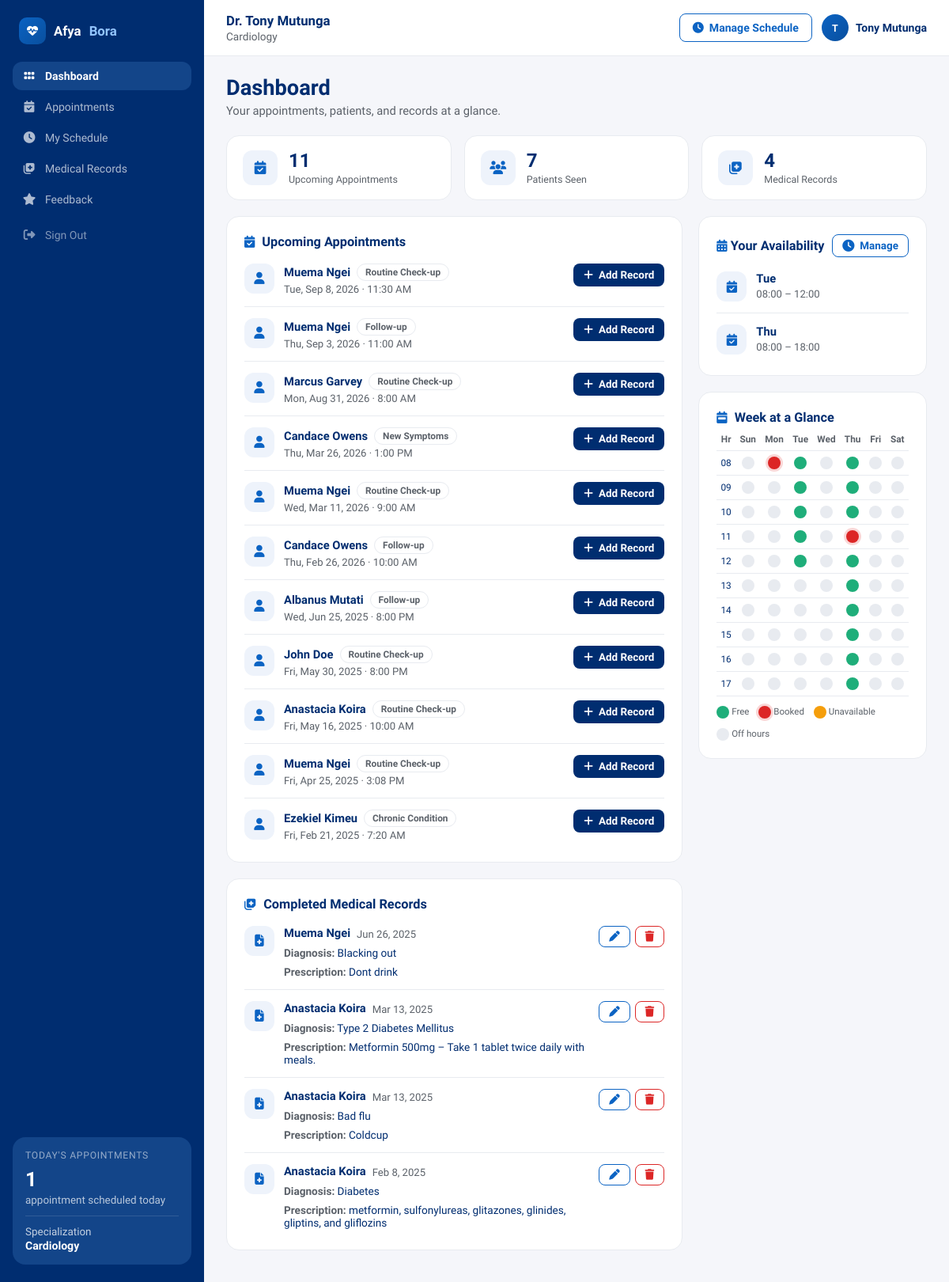
Screenshot of /doctors/dashboard.php (signed in) with the database file from the repository.
### tables this page shows
CREATE TABLE `users` (
  `user_id` int(11) NOT NULL,
  `full_name` varchar(100) NOT NULL,
  `email` varchar(100) NOT NULL,
  `password_hash` varchar(255) NOT NULL,
  `phone_number` varchar(15) DEFAULT NULL,
  `role` enum('admin','doctor','patient','receptionist') NOT NULL,
  `specialization` varchar(100) DEFAULT NULL,
  `created_at` timestamp NULL DEFAULT current_timestamp()
);

CREATE TABLE `appointments` (
  `appointment_id` int(11) NOT NULL,
  `patient_id` int(11) NOT NULL,
  `doctor_id` int(11) NOT NULL,
  `appointment_date` date NOT NULL,
  `appointment_time` time NOT NULL,
  `status` enum('scheduled','completed','canceled','no_show','rescheduled') NOT NULL DEFAULT 'scheduled',
  `payment_status` enum('pending','paid') DEFAULT 'pending',
  `payment_amount` decimal(10,2) DEFAULT 500.00,
  `payment_date` timestamp NULL DEFAULT NULL,
  `payment_method` varchar(50) DEFAULT NULL,
  `payment_reference` varchar(100) DEFAULT NULL,
  `created_at` timestamp NULL DEFAULT current_timestamp(),
  `updated_at` timestamp NULL DEFAULT NULL,
  `updated_by` int(11) DEFAULT NULL,
  `reason` enum('Routine Check-up','Follow-up','New Symptoms','Chronic Condition','Other') NOT NULL,
  `additional_notes` text DEFAULT NULL,
  `appointment_duration` int(11) NOT NULL DEFAULT 30 COMMENT 'minutes'
);

CREATE TABLE `medical_records` (
  `record_id` int(11) NOT NULL,
  `appointment_id` int(11) NOT NULL,
  `diagnosis` text DEFAULT NULL,
  `prescription` text DEFAULT NULL,
  `notes` text DEFAULT NULL,
  `created_at` timestamp NULL DEFAULT current_timestamp()
);

CREATE TABLE `doctor_schedules` (
  `schedule_id` int(11) NOT NULL,
  `doctor_id` int(11) NOT NULL,
  `day_of_week` tinyint(4) NOT NULL COMMENT '0=Sunday...6=Saturday',
  `start_time` time NOT NULL,
  `end_time` time NOT NULL
);

### doctors/dashboard.php (the view, shortened to what the rows shown need)
<?php
require_once "../config/db.php";
$user_id = $_SESSION["user_id"];
$doctor_name = $_SESSION["full_name"];
$spec_stmt = $conn->prepare("SELECT specialization FROM users WHERE user_id = ?");
$spec_stmt->bind_param("i", $user_id);
$spec_stmt->execute();
$doctor_specialization = $spec_stmt->get_result()->fetch_assoc()["specialization"] ?? null;
$schedules_summary = [];
$stmt = $conn->prepare("SELECT day_of_week, start_time, end_time FROM doctor_schedules WHERE doctor_id=?");
$stmt->bind_param("i", $user_id);
$stmt->execute();
$res = $stmt->get_result();
while ($r = $res->fetch_assoc()) {
    $schedules_summary[] = $r;
}
$week = [];
$start = new DateTime();
$start->modify('-' . $start->format('w') . ' days');
for ($i = 0; $i < 7; $i++) {
    $date = $start->format('Y-m-d');
    $week[$date] = ['dow' => (int)$start->format('w'), 'appointments' => [], 'unavail' => []];
    $start->modify('+1 day');
}
$dates = array_keys($week);
$first = $dates[0];
$last = end($dates);
$stmt = $conn->prepare("SELECT appointment_date, appointment_time FROM appointments WHERE doctor_id=? AND appointment_date BETWEEN ? AND ? AND status='scheduled'");
$stmt->bind_param("iss", $user_id, $first, $last);
$stmt->execute();
$res = $stmt->get_result();
while ($r = $res->fetch_assoc()) {
    $week[$r['appointment_date']]['appointments'][] = $r['appointment_time'];
}
$query = "SELECT a.appointment_id, a.appointment_date, a.appointment_time, a.reason, a.additional_notes, u.full_name AS patient_name
          FROM appointments a
          JOIN patients p ON a.patient_id = p.patient_id
          JOIN users u ON p.user_id = u.user_id
          WHERE a.doctor_id = ? AND a.status = 'scheduled'
          ORDER BY a.appointment_date DESC, a.appointment_time DESC";
$stmt = $conn->prepare($query);
$stmt->bind_param("i", $user_id);
$stmt->execute();
$upcoming_appointments = $stmt->get_result();
$upcoming_count = $upcoming_appointments->num_rows;
$query = "SELECT a.appointment_id, a.appointment_date, u.full_name AS patient_name, m.diagnosis, m.prescription, m.notes
          FROM medical_records m
          JOIN appointments a ON m.appointment_id = a.appointment_id
          JOIN patients p ON a.patient_id = p.patient_id
          JOIN users u ON p.user_id = u.user_id
          WHERE a.doctor_id = ? AND a.status = 'completed'
          ORDER BY a.appointment_date DESC";
$stmt = $conn->prepare($query);
$stmt->bind_param("i", $user_id);
$stmt->execute();
$medical_records = $stmt->get_result();
$records_count = $medical_records->num_rows;
$days = ['Sun','Mon','Tue','Wed','Thu','Fri','Sat'];
?>
<!DOCTYPE html>
<html lang="en">
<head>
    <link rel="stylesheet" href="https://cdnjs.cloudflare.com/ajax/libs/font-awesome/6.5.0/css/all.min.css">
</head>
<body>
<?php include "sidebar.php"; ?>
<div class="ab-main-wrap">
    <header class="ab-topbar">
        <div class="ab-topbar-left">
            <div class="ab-greeting">Dr. <?= htmlspecialchars($doctor_name) ?></div>
            <div class="ab-subgreeting"><?= $doctor_specialization ? htmlspecialchars($doctor_specialization) : 'Doctor Portal' ?></div>
        </div>
    </header>
    <main class="ab-content">
        <div class="ab-grid">
            <div>
                <div class="ab-card ab-section-gap">
                    <?php if ($upcoming_count > 0): ?>
                        <?php while ($appointment = $upcoming_appointments->fetch_assoc()): ?>
                            <div class="ab-list-row">
                                <div class="ab-icon-chip"><i class="fas fa-user"></i></div>
                                <div class="alr-body">
                                    <div class="alr-title-line">
                                        <span class="alr-title"><?= htmlspecialchars($appointment['patient_name']) ?></span>
                                        <span class="ab-pill ab-pill-neutral"><?= htmlspecialchars($appointment['reason'] ?: 'General') ?></span>
                                    </div>
                                    <div class="alr-meta"><?= date('D, M j, Y', strtotime($appointment['appointment_date'])) ?> · <?= date('g:i A', strtotime($appointment['appointment_time'])) ?></div>
                                </div>
                                <div class="alr-trailing">
                                    <a href="add_medical_record.php?appointment_id=<?= (int)$appointment['appointment_id'] ?>" class="ab-btn ab-btn-primary ab-btn-sm"><i class="fas fa-plus"></i> Add Record</a>
                                </div>
                            </div>
                        <?php endwhile; ?>
                    <?php else: ?>
                        <p style="color:var(--muted);font-size:.85rem;margin:10px 0 0">No upcoming appointments.</p>
                    <?php endif; ?>
                </div>
                <div class="ab-card">
                    <?php if ($records_count > 0): ?>
                        <?php while ($record = $medical_records->fetch_assoc()): ?>
                            <div class="ab-list-row">
                                <div class="ab-icon-chip"><i class="fas fa-file-medical"></i></div>
                                <div class="alr-body">
                                    <div class="alr-title-line">
                                        <span class="alr-title"><?= htmlspecialchars($record['patient_name']) ?></span>
                                        <span class="alr-meta"><?= date('M j, Y', strtotime($record['appointment_date'])) ?></span>
                                    </div>
                                    <?php if (!empty($record['diagnosis'])): ?><div class="alr-detail"><span class="alr-detail-label">Diagnosis:</span> <?= htmlspecialchars($record['diagnosis']) ?></div><?php endif; ?>
                                    <?php if (!empty($record['prescription'])): ?><div class="alr-detail"><span class="alr-detail-label">Prescription:</span> <?= htmlspecialchars($record['prescription']) ?></div><?php endif; ?>
                                </div>
                                <div class="alr-trailing">
                                    <a href="add_medical_record.php?appointment_id=<?= (int)$record['appointment_id'] ?>" class="ab-btn ab-btn-secondary ab-btn-sm"><i class="fas fa-pen"></i></a>
                                    <a href="delete_medical_record.php?appointment_id=<?= (int)$record['appointment_id'] ?>" class="ab-btn ab-btn-danger ab-btn-sm" onclick="return confirm('Delete this record?');"><i class="fas fa-trash"></i></a>
                                </div>
                            </div>
                        <?php endwhile; ?>
                    <?php else: ?>
                        <p style="color:var(--muted);font-size:.85rem;margin:10px 0 0">No completed medical records yet.</p>
                    <?php endif; ?>
                </div>
            </div>
            <div>
                <div class="ab-card ab-section-gap">
                    <?php if (!empty($schedules_summary)): ?>
                        <?php
                            $sorted_summary = $schedules_summary;
                            usort($sorted_summary, fn($a, $b) => $a['day_of_week'] <=> $b['day_of_week']);
                        ?>
                        <?php foreach ($sorted_summary as $s): ?>
                            <div class="ab-list-row">
                                <div class="ab-icon-chip"><i class="fas fa-calendar-check"></i></div>
                                <div class="alr-body">
                                    <div class="alr-title-line"><span class="alr-title"><?= $days[$s['day_of_week']] ?></span></div>
                                    <div class="alr-meta"><?= substr($s['start_time'],0,5) ?> – <?= substr($s['end_time'],0,5) ?></div>
                                </div>
                            </div>
                        <?php endforeach; ?>
                    <?php else: ?>
                        <p style="color:var(--muted);font-size:.85rem;margin:10px 0 0">No working hours set yet. <a href="schedule.php" style="color:var(--blue)">Set your availability</a>.</p>
                    <?php endif; ?>
                </div>
                <div class="ab-card">
                    <div style="overflow-x:auto">
                    <table class="week-table">
                        <thead>
                            <tr>
                                <th>Hr</th>
                                <?php foreach (array_keys($week) as $d): ?>
                                    <th><?= date('D', strtotime($d)) ?></th>
                                <?php endforeach; ?>
                            </tr>
                        </thead>
                    </table>
                    </div>
                </div>
            </div>
        </div>
    </main>
</div>
</body>
</html>

### doctors/sidebar.php (shortened to what the rows shown need)
<?php
$__sidebar_doctor_id = $_SESSION["user_id"] ?? null;
$__specialization = null;
if ($__sidebar_doctor_id) {
    $__spec_stmt = $conn->prepare("SELECT specialization FROM users WHERE user_id = ?");
    $__spec_stmt->bind_param("i", $__sidebar_doctor_id);
    $__spec_stmt->execute();
    $__specialization = $__spec_stmt->get_result()->fetch_assoc()["specialization"] ?? null;
}
?>
<aside class="ab-sidebar">
  <?php if ($__sidebar_doctor_id): ?>
  <div class="ab-sidebar-widget">
    <?php if ($__specialization): ?>
    <div class="aw-spec">
      Specialization
      <strong><?= htmlspecialchars($__specialization) ?></strong>
    </div>
    <?php endif; ?>
  </div>
  <?php endif; ?>
</aside>

### rows the page displays
users: specialization "Cardiology"
appointments: users.full_name "Muema Ngei", reason "Routine Check-up", appointment_date "Tue, Sep 8, 2026", appointment_time "11:30 AM"
appointments: users.full_name "Muema Ngei", reason "Follow-up", appointment_date "Thu, Sep 3, 2026", appointment_time "11:00 AM"
appointments: users.full_name "Marcus Garvey", reason "Routine Check-up", appointment_date "Mon, Aug 31, 2026", appointment_time "8:00 AM"
appointments: users.full_name "Candace Owens", reason "New Symptoms", appointment_date "Thu, Mar 26, 2026", appointment_time "1:00 PM"
appointments: users.full_name "Muema Ngei", reason "Routine Check-up", appointment_date "Wed, Mar 11, 2026", appointment_time "9:00 AM"
appointments: users.full_name "Candace Owens", reason "Follow-up", appointment_date "Thu, Feb 26, 2026", appointment_time "10:00 AM"
appointments: users.full_name "Albanus Mutati", reason "Follow-up", appointment_date "Wed, Jun 25, 2025", appointment_time "8:00 PM"
appointments: users.full_name "John Doe", reason "Routine Check-up", appointment_date "Fri, May 30, 2025", appointment_time "8:00 PM"
appointments: users.full_name "Anastacia Koira", reason "Routine Check-up", appointment_date "Fri, May 16, 2025", appointment_time "10:00 AM"
appointments: users.full_name "Muema Ngei", reason "Routine Check-up", appointment_date "Fri, Apr 25, 2025", appointment_time "3:08 PM"
appointments: users.full_name "Ezekiel Kimeu", reason "Chronic Condition", appointment_date "Fri, Feb 21, 2025", appointment_time "7:20 AM"
medical_records: users.full_name "Muema Ngei", appointment.appointment_date "Jun 26, 2025", diagnosis "Blacking out", prescription "Dont drink"
medical_records: users.full_name "Anastacia Koira", appointment.appointment_date "Mar 13, 2025", diagnosis "Type 2 Diabetes Mellitus", prescription "Metformin 500mg – Take 1 tablet twice daily with meals."
medical_records: users.full_name "Anastacia Koira", appointment.appointment_date "Mar 13, 2025", diagnosis "Bad flu", prescription "Coldcup"
medical_records: users.full_name "Anastacia Koira", appointment.appointment_date "Feb 8, 2025", diagnosis "Diabetes", prescription "metformin, sulfonylureas, glitazones, glinides, gliptins, and gliflozins"
doctor_schedules: day_of_week "Tue", start_time "08:00", end_time "12:00"
doctor_schedules: day_of_week "Thu", start_time "08:00", end_time "18:00"

### other values shown
$__today_count "1"
$doctor_name "Tony Mutunga"
substr($doctor_name, 0, 1) "T"
$upcoming_count "11"
$patients_count "7"
$records_count "4"
date('D', strtotime($d)) "Sun"
date('D', strtotime($d)) "Mon"
date('D', strtotime($d)) "Tue"
date('D', strtotime($d)) "Wed"
date('D', strtotime($d)) "Thu"
date('D', strtotime($d)) "Fri"
date('D', strtotime($d)) "Sat"
